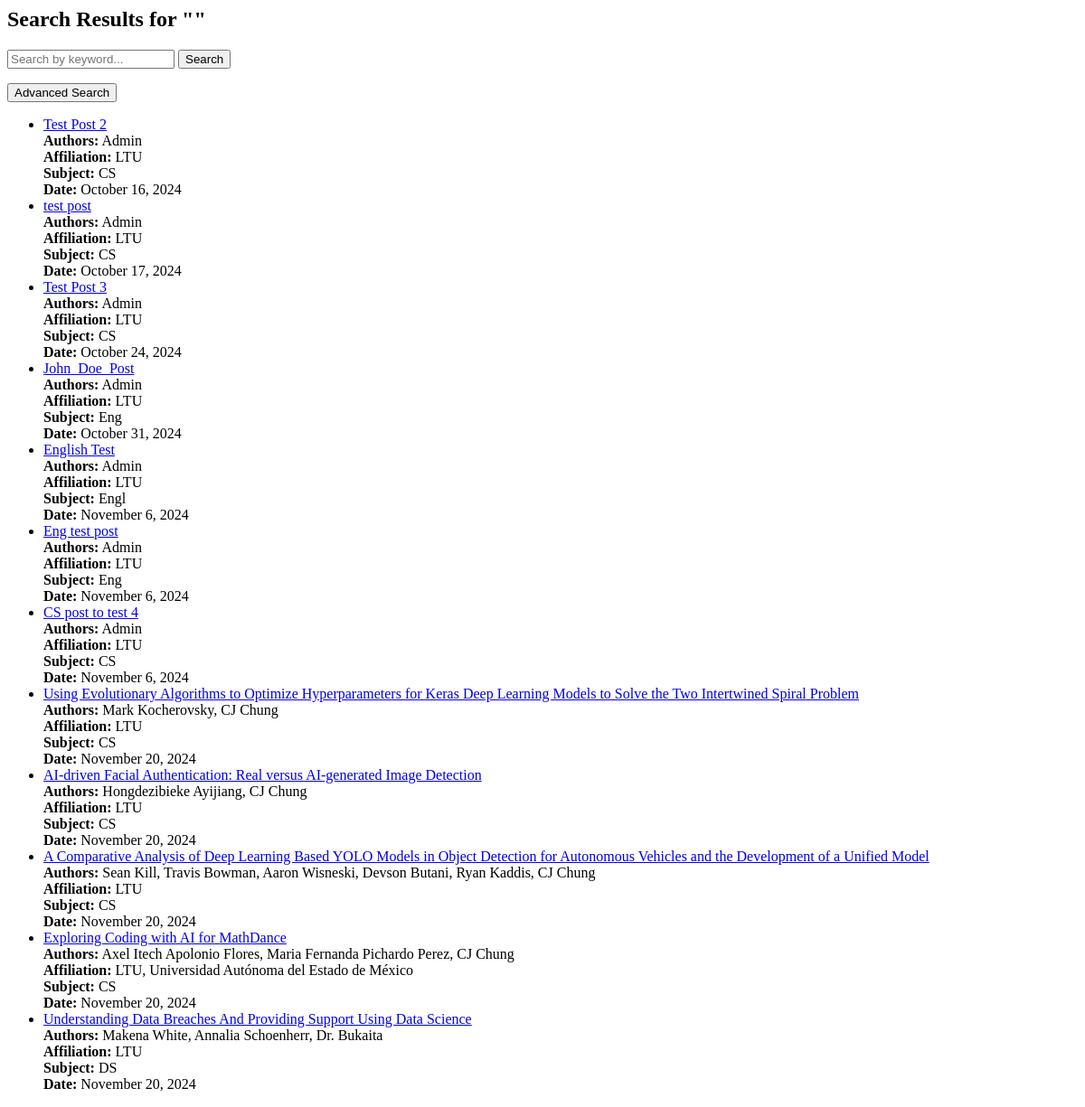
Page /posts/search/ on the earlier database version.
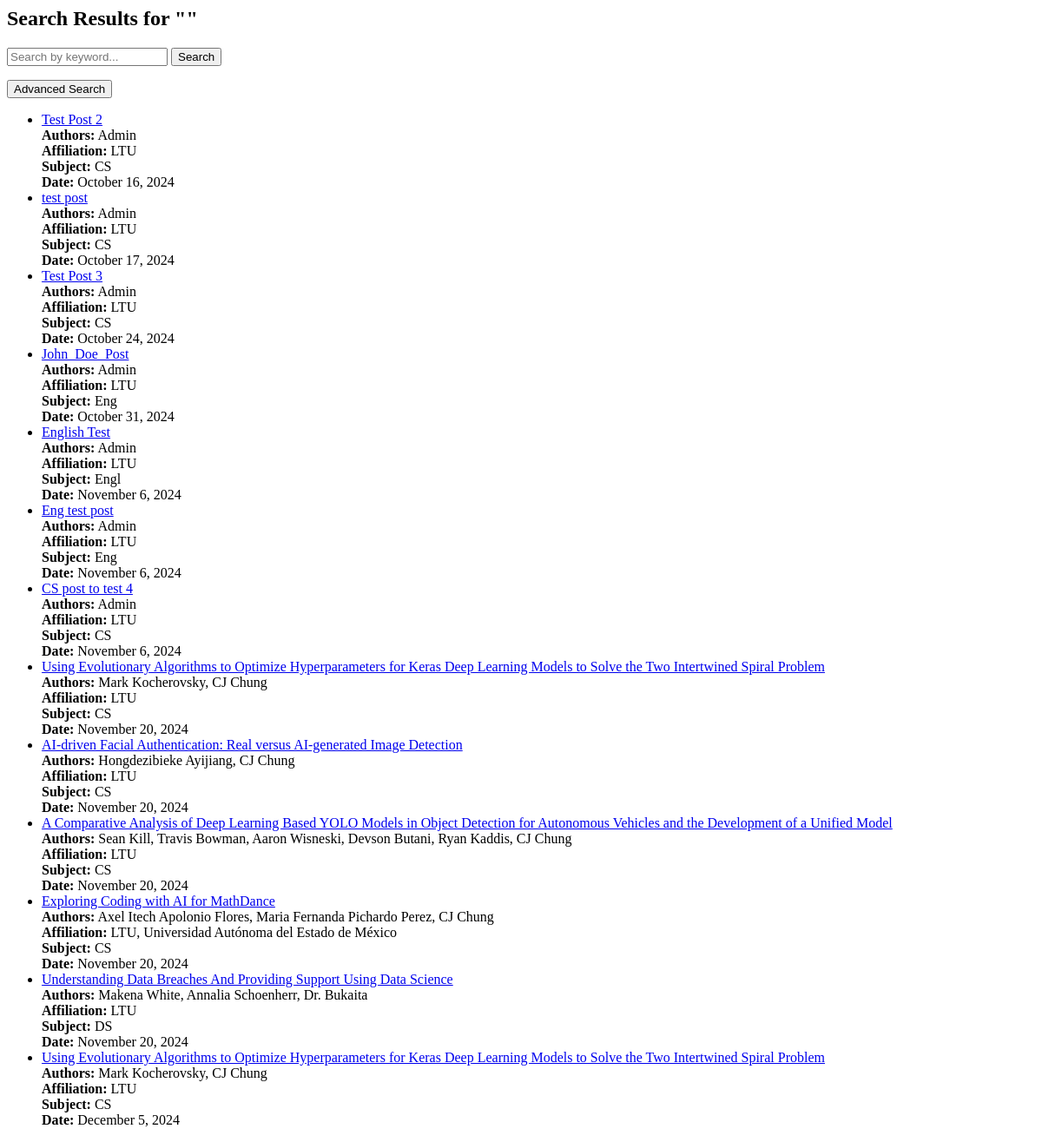
Same page on the later database version.
### posts/models.py (models this page shows, shortened)
class Post(models.Model):
    title = models.CharField(max_length=255)
    authors = models.CharField(max_length=255, default=" ", help_text="Please use full names separated by commas")
    affiliation = models.CharField(max_length=255, default="LTU")
    keywords = models.CharField(max_length=255, default="Thesis", help_text="Please separate keywords by commas")
    abstract = models.TextField(help_text="Copy and Paste your abstract or introduction into this field")
    slug = AutoSlugField(populate_from='title', unique=True)
    subject = models.CharField(max_length=8, choices=SUBJECT_CHOICES, default='Computer Science')
    date = models.DateTimeField(auto_now_add=True)
    pdf_file = models.FileField()
    license = models.CharField(max_length=8, choices=LICENSE_CHOICES, default='CC BY')
    uploader = models.ForeignKey(User, on_delete=models.CASCADE, default=1)

### posts/views.py (the view)
# urls.py: path('search/', views.search, name="search"),
def search(request):
    query = request.GET.get('q', '')
    title = request.GET.get('title', '')
    author = request.GET.get('author', '')
    affiliation = request.GET.get('affiliation', '')
    date = request.GET.get('date', '')
    posts = Post.objects.all()
    if query:
        posts = posts.filter(Q(keywords__icontains=query) | Q(subject__icontains=query))
    if title: #got rid of the &= and Q
        posts = posts.filter(title__icontains=title)
    if author:
        posts = posts.filter(authors__icontains=author)
    if affiliation:
        posts = posts.filter(affiliation__icontains=affiliation)
    if date:
        posts = posts.filter(date=date)
    return render(request, 'posts/search_results.html', {
        'posts': posts,
        'query': query,
        'title': title,
        'author': author,
        'affiliation': affiliation,
        'date': date,
    })

### posts/templates/posts/search_results.html (shortened to what this page needs)
{% block content %}
<section>
    <h2>Search Results for "{{ query }}"</h2>
    <form method="get" action="{% url 'posts:search' %}">
        <input type="text" name="q" placeholder="Search by keyword...">
        <button type="submit">Search</button>
    </form>
    <button type="button" onclick="toggleAdvancedSearch()">Advanced Search</button>
    {% if posts %}
        <ul>
            {% for post in posts %}
                <li>
                    <a href="{% url 'posts:page' slug=post.slug %}">{{ post.title }}</a>
                    <br>
                    <strong>Authors:</strong> {{ post.authors }}<br>
                    <strong>Affiliation:</strong> {{ post.affiliation }}<br>
                    <strong>Subject:</strong> {{ post.subject }}<br>
                    <strong>Date:</strong> {{ post.date|date:"F j, Y" }}
                </li>
            {% endfor %}
        </ul>
    {% else %}
        <p>No posts found matching "{{ query }}".</p>
    {% endif %}
</section>
{% endblock %}

Differences in the rows shown:
added Post: title "Using Evolutionary Algorithms to Optimize Hyperparameters for Keras Deep Learning Models to Solve the Two Intertwined Spiral Problem", authors "Mark Kocherovsky, CJ Chung", affiliation "LTU", subject "CS", date "December 5, 2024"
